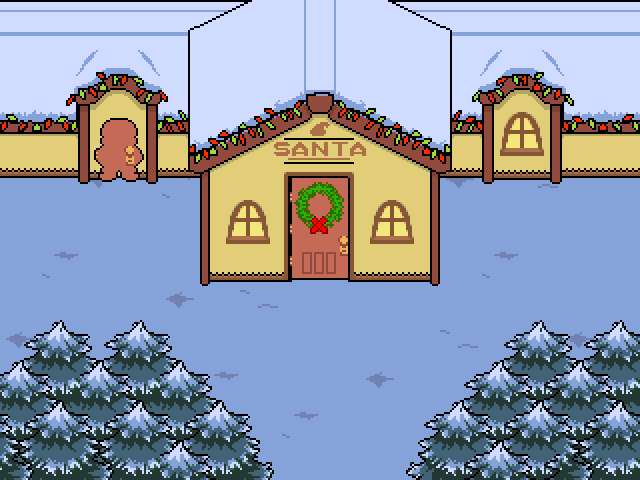

This is a level from a 2D game, rendered from its Tiled map with the project's own tilesets. A one-line summary and the complete map file follow:
An orthogonal 16x12 tile map with 40x40 px tiles, 2 tile layers (Tile Layer 1, Tile Layer 2), 3 tilesets, 1 image layer and 23 objects (2x interactable, out_6, spawn, savepoint, transition, ...).

<map version="1.10" tiledversion="1.11.2" orientation="orthogonal" renderorder="right-down" width="16" height="12" tilewidth="40" tileheight="40" infinite="0" nextlayerid="7" nextobjectid="31">
 <editorsettings>
  <export target="data.lua" format="lua" />
 </editorsettings>
 <properties>
  <property name="music" value="christmas_outside" />
  <property name="name" value="WORKSHOP - Workshop" />
 </properties>
 <tileset firstgid="1" source="../../../../tilesets/snowdin.tsx" />
 <tileset firstgid="1090" source="../../../../tilesets/city_alleyway.tsx" />
 <tileset firstgid="1405" source="../../../../tilesets/snow_images.tsx" />
 <layer id="1" name="Tile Layer 1" width="16" height="12">
  <data encoding="csv">
1,1,1,1,1,1,1,1,1,1,1,1,1,1,1,1,
1,1,1,1,1,1,1,1,1,1,1,1,1,1,1,1,
1,1,1,1,1,1,1,1,1,1,1,1,1,1,1,1,
1,1,1,1,1,1,1,1,1,1,1,1,1,1,1,1,
1,1,3,1,2,1,1,1,1,1,1,3,1,4,1,1,
1,1,1,1,1,1,1,1,1,1,1,1,1,1,1,1,
1,2,1,1,1,1,1,1,1,1,1,1,2,1,1,1,
1,1,1,1,3,1,4,1,1,1,1,1,1,1,1,1,
3,1,1,1,1,1,1,1,1,1,1,4,1,1,3,1,
1,1,1,1,1,2,1,1,1,3,1,1,1,1,1,1,
1,1,1,1,1,1,1,2,1,1,1,1,1,1,1,1,
1,1,1,1,1,1,1,1,1,1,1,1,1,1,1,1
</data>
 </layer>
 <layer id="2" name="Tile Layer 2" width="16" height="12">
  <data encoding="csv">
0,0,0,0,0,0,0,0,0,0,0,0,0,0,0,0,
0,0,0,0,0,0,0,0,0,0,0,0,0,0,0,0,
0,0,0,0,0,0,0,0,0,0,0,0,0,0,0,0,
0,0,0,0,0,0,0,0,0,0,0,0,0,0,0,0,
0,0,0,0,0,0,0,0,0,0,0,0,0,0,0,0,
0,0,0,0,0,0,0,0,0,0,0,0,0,0,0,0,
0,0,0,0,0,0,0,0,0,0,0,0,0,0,0,0,
0,0,0,0,0,0,0,0,0,0,0,0,0,0,0,0,
21,352,351,352,23,24,25,0,0,0,19,20,21,22,351,352,
54,385,384,385,56,57,58,0,0,0,52,53,54,55,384,385,
417,418,417,418,89,90,91,0,0,0,85,86,87,88,417,418,
450,451,450,451,122,123,124,0,0,0,118,119,120,121,450,451
</data>
 </layer>
 <imagelayer id="3" name="Image Layer 1">
  <image source="../../../../../../assets/sprites/world/maps/workshop.png" width="640" height="480" />
 </imagelayer>
 <objectgroup id="4" name="collision">
  <object id="1" x="640" y="320">
   <polygon points="0,0 -120,0 -240,120 -240,160 0,160" />
  </object>
  <object id="2" x="0" y="320">
   <polygon points="0,0 160,0 280,120 280,160 0,160" />
  </object>
  <object id="3" x="200" y="160" width="92" height="120" />
  <object id="7" x="348" y="160" width="92" height="120" />
  <object id="4" x="0" y="0" width="640" height="180" />
  <object id="16" x="0" y="160" width="40" height="200" />
  <object id="17" x="600" y="160" width="40" height="200" />
 </objectgroup>
 <objectgroup id="5" name="markers">
  <object id="8" name="out_6" x="340" y="440">
   <point />
  </object>
  <object id="9" name="spawn" x="320" y="360">
   <point />
  </object>
 </objectgroup>
 <objectgroup id="6" name="objects">
  <object id="10" name="savepoint" x="380" y="280" width="40" height="40">
   <properties>
    <property name="text1" value="* The Christmas cheer fills you with power." />
   </properties>
  </object>
  <object id="18" name="transition" x="280" y="480" width="120" height="40">
   <properties>
    <property name="map" value="christmas/outside/outside_6" />
    <property name="marker" value="out_7" />
   </properties>
  </object>
  <object id="19" gid="1318" x="600" y="200" width="40" height="40" />
  <object id="20" gid="1318" x="600" y="280" width="40" height="40" />
  <object id="21" gid="1318" x="600" y="240" width="40" height="40" />
  <object id="22" gid="1318" x="600" y="320" width="40" height="40" />
  <object id="23" gid="1318" x="0" y="200" width="40" height="40" />
  <object id="24" gid="1318" x="0" y="240" width="40" height="40" />
  <object id="25" gid="1318" x="0" y="280" width="40" height="40" />
  <object id="26" gid="1318" x="0" y="320" width="40" height="40" />
  <object id="27" name="script" x="280" y="240" width="80" height="40">
   <properties>
    <property name="cutscene" value="christmas.enter" />
    <property name="once" type="bool" value="false" />
   </properties>
  </object>
  <object id="28" name="interactable" x="96" y="140" width="46" height="40">
   <properties>
    <property name="cutscene" value="christmas.s_elf_door" />
   </properties>
  </object>
  <object id="29" name="interactable" x="480" y="200" width="62" height="20">
   <properties>
    <property name="cutscene" value="partyroom.party" />
    <property name="once" type="bool" value="false" />
    <property name="solid" type="bool" value="true" />
   </properties>
  </object>
  <object id="30" gid="1405" x="480.667" y="220.333" width="62" height="104" />
 </objectgroup>
</map>
